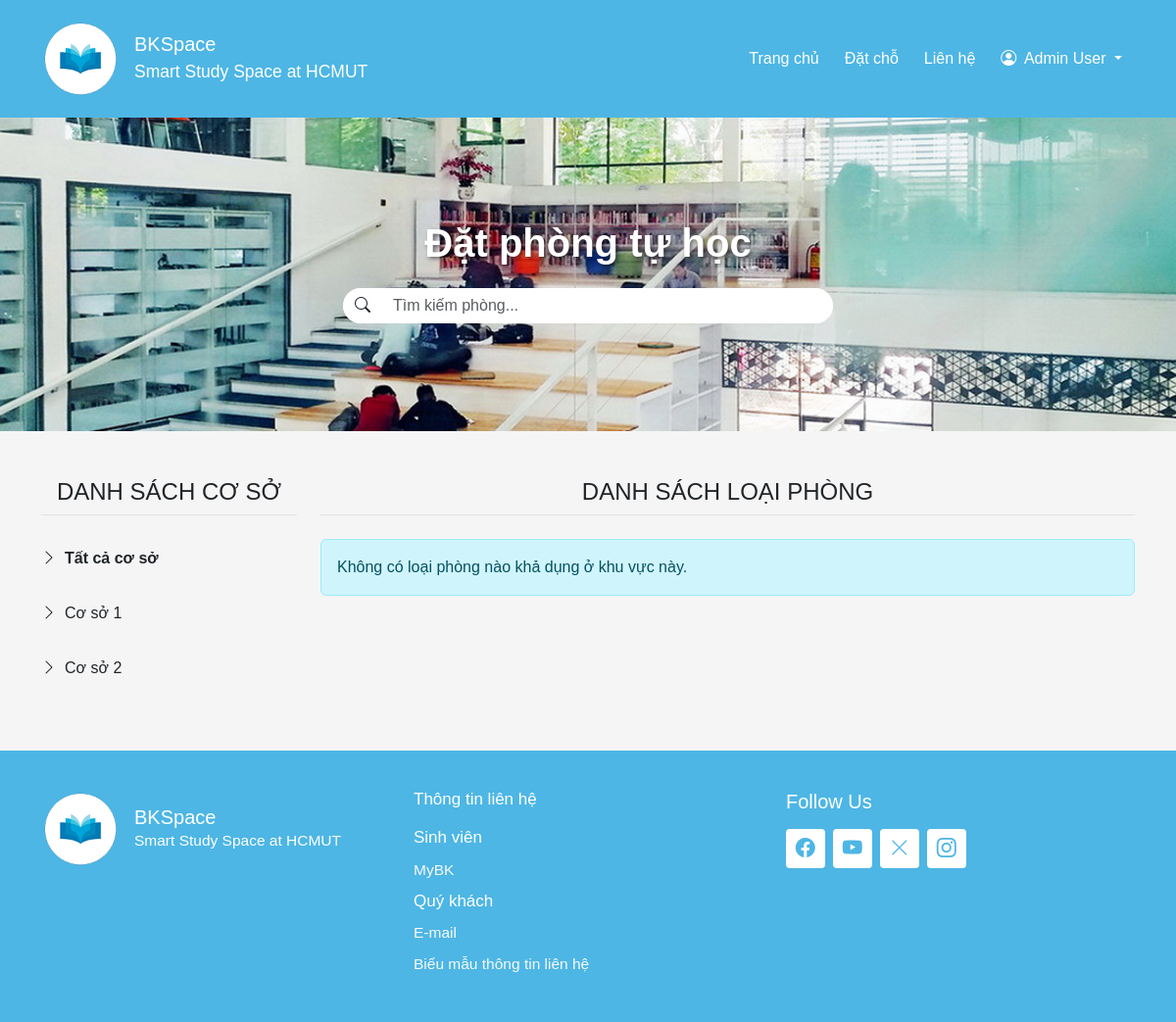
The page /views/booking.php (signed in) on the database as committed earlier.
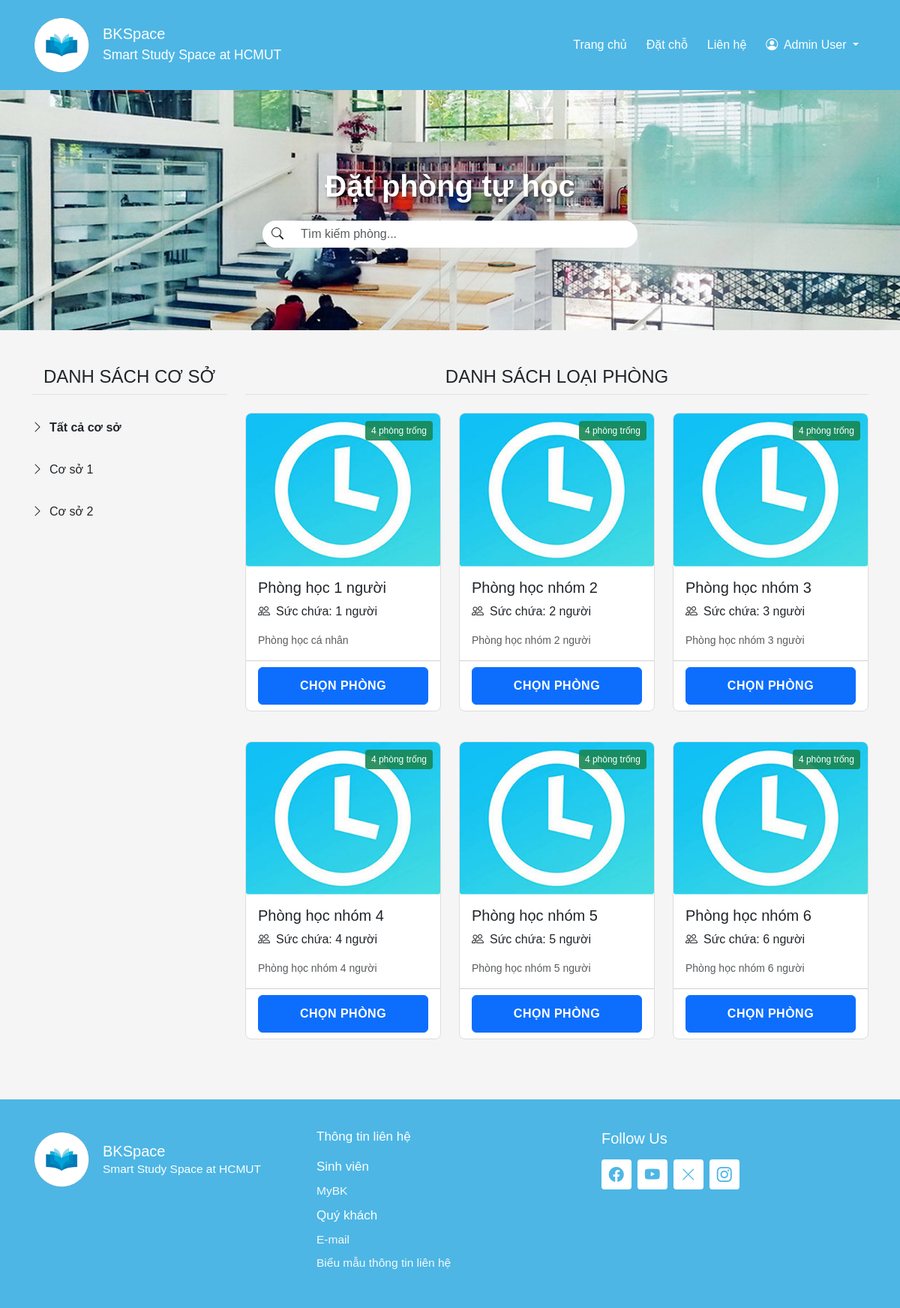
The same page on the database as committed later.
### tables this page shows
CREATE TABLE IF NOT EXISTS room_types (
    id INT AUTO_INCREMENT PRIMARY KEY,
    name VARCHAR(50) NOT NULL,
    capacity INT NOT NULL,
    description TEXT,
    created_at TIMESTAMP DEFAULT CURRENT_TIMESTAMP
);

### views/booking.php (the view, shortened to what this page needs)
<?php
$db = new DbConnect();
$conn = $db->connect();
$selected_building = isset($_GET['building']) ? $_GET['building'] : '';
$type_stmt = $conn->prepare("
    SELECT rt.id, rt.name, rt.capacity, rt.description,
           COUNT(r.id) as available_rooms
    FROM room_types rt
    LEFT JOIN rooms r ON rt.id = r.room_type_id AND r.status = 'available'
    " . (!empty($selected_building) ? "AND r.building = ?" : "") . "
    GROUP BY rt.id
    ORDER BY rt.capacity
");
$type_stmt->execute();
$room_types = $type_stmt->get_result()->fetch_all(MYSQLI_ASSOC);
$building_stmt = $conn->prepare("SELECT DISTINCT building FROM rooms ORDER BY building");
$building_stmt->execute();
$buildings = $building_stmt->get_result()->fetch_all(MYSQLI_ASSOC);
?>
<!DOCTYPE html>
<html lang="vi">
<head>
    <link href="https://cdn.jsdelivr.net/npm/bootstrap@5.3.2/dist/css/bootstrap.min.css" rel="stylesheet">
    <link href="https://cdn.jsdelivr.net/npm/bootstrap-icons@1.11.1/font/bootstrap-icons.css" rel="stylesheet">
    <link href="../assets/css/styles.css" rel="stylesheet">
</head>
<body>
    <?php include '../components/header.php'; ?>
    <div class="sub-hero">
        <img src="../assets/img/booking-bg.png" alt="HCMUT Building">
        <div class="hero-text">
            Đặt phòng tự học
        </div>
        <div class="search-container">
            <div class="input-group">
                <span class="input-group-text bg-white border-end-0">
                    <i class="bi bi-search"></i>
                </span>
                <input type="text" class="form-control border-start-0" id="roomSearch" placeholder="Tìm kiếm phòng...">
            </div>
        </div>
    </div>
    <section class="py-5">
        <div class="container">
            <div class="row">
                <div class="col-md-3">
                    <h4 class="border-bottom pb-2 text-center">DANH SÁCH CƠ SỞ</h4>
                    <ul class="list-unstyled mt-4">
                        <li class="mb-3">
                            <a href="booking.php" class="building-item d-block text-decoration-none text-dark <?php echo empty($selected_building) ? 'active' : ''; ?>">
                                <i class="bi bi-chevron-right me-2"></i>Tất cả cơ sở
                            </a>
                        </li>
                        <?php foreach($buildings as $building): ?>
                        <li class="mb-3">
                            <a href="booking.php?building=<?php echo urlencode($building['building']); ?>"
                               class="building-item d-block text-decoration-none text-dark <?php echo $selected_building === $building['building'] ? 'active' : ''; ?>">
                                <i class="bi bi-chevron-right me-2"></i><?php echo htmlspecialchars($building['building']); ?>
                            </a>
                        </li>
                        <?php endforeach; ?>
                    </ul>
                </div>
                <div class="col-md-9">
                    <h4 class="border-bottom pb-2 mb-4 text-center">
                        DANH SÁCH LOẠI PHÒNG
                    </h4>
                    <?php if(empty($room_types)): ?>
                    <div class="alert alert-info">
                        Không có loại phòng nào khả dụng ở khu vực này.
                    </div>
                    <?php else: ?>
                    <div class="row g-4 mb-3" id="roomsContainer">
                        <?php foreach($room_types as $type): ?>
                        <div class="col-md-4 mb-3 room-item">
                            <?php if($type['available_rooms'] > 0): ?>
                            <a href="booking-by-capacity.php?type_id=<?php echo $type['id']; ?><?php echo !empty($selected_building) ? '&building=' . urlencode($selected_building) : ''; ?>"
                               class="text-decoration-none">
                            <?php endif; ?>
                                <div class="card room-type-card position-relative">
                                    <img src="../assets/img/Card.png" alt="<?php echo htmlspecialchars($type['name']); ?>" class="card-img-top">
                                    <span class="card-badge <?php echo $type['available_rooms'] ? '' : 'unavailable'; ?>">
                                        <?php echo $type['available_rooms'] ? $type['available_rooms'] . ' phòng trống' : 'Hết phòng'; ?>
                                    </span>
                                    <div class="card-body">
                                        <h5 class="card-title"><?php echo htmlspecialchars($type['name']); ?></h5>
                                        <p class="card-text">
                                            <i class="bi bi-people me-2"></i>Sức chứa: <?php echo $type['capacity']; ?> người
                                        </p>
                                        <p class="card-text small text-muted">
                                            <?php echo htmlspecialchars($type['description']); ?>
                                        </p>
                                    </div>
                                    <div class="card-footer bg-transparent">
                                        <?php if($type['available_rooms'] > 0): ?>
                                            <button class="btn btn-primary w-100">Chọn phòng</button>
                                        <?php else: ?>
                                            <button class="btn btn-secondary w-100" disabled>Không khả dụng</button>
                                        <?php endif; ?>
                                    </div>
                                </div>
                            <?php if($type['available_rooms'] > 0): ?>
                            </a>
                            <?php endif; ?>
                        </div>
                        <?php endforeach; ?>
                    </div>
                    <?php endif; ?>
                </div>
            </div>
        </div>
    </section>
    <?php require '../components/footer.php'; ?>
</body>
</html>

### components/header.php (shortened to what this page needs)
<nav class="navbar navbar-expand-lg navbar-dark">
    <div class="container">
        <a class="navbar-brand d-flex align-items-center" href="<?php echo BASE_URL; ?>index.php">
            <img src="<?php echo BASE_URL; ?>assets/img/logo.png" alt="BKSpace Logo" class="logo">
            <div>
                <h1 class="h5 mb-0">BKSpace</h1>
                <small>Smart Study Space at HCMUT</small>
            </div>
        </a>
        <div class="collapse navbar-collapse justify-content-end" id="navbarNav">
            <ul class="navbar-nav align-items-center">
                <li class="nav-item">
                    <a class="nav-link" href="<?php echo BASE_URL; ?>index.php">Trang chủ</a>
                </li>
                <li class="nav-item">
                    <a class="nav-link" href="<?php echo BASE_URL; ?>views/booking.php">Đặt chỗ</a>
                </li>
                <li class="nav-item">
                    <a class="nav-link" href="<?php echo BASE_URL; ?>views/contact.php">Liên hệ</a>
                </li>
                <?php if (isset($_SESSION['user'])): ?>
                    <li class="nav-item dropdown">
                        <a class="nav-link dropdown-toggle" href="#" id="userDropdown" role="button" data-bs-toggle="dropdown">
                            <i class="bi bi-person-circle me-1"></i>
                            <?php echo htmlspecialchars($_SESSION['user']['name']); ?>
                        </a>
                    </li>
                <?php else: ?>
                    <li class="nav-item">
                        <a class="nav-link" href="<?php echo BASE_URL; ?>views/login.php">Đăng nhập</a>
                    </li>
                <?php endif; ?>
            </ul>
        </div>
    </div>
</nav>

### components/footer.php
<?php
$isInViews = strpos($_SERVER['REQUEST_URI'], '/views/') !== false;
$basePath = $isInViews ? '../' : '';
?>
<footer class="footer">
    <div class="container">
        <div class="row g-4">
            <div class="col-lg-4 mb-4 mb-lg-0">
                <div class="d-flex align-items-center mb-3">
                    <img src="<?php echo $basePath; ?>assets/img/logo.png" alt="BKSpace Logo" class="logo">
                    <div>
                        <h3 class="h5 mb-0">BKSpace</h3>
                        <p class="mb-0">Smart Study Space at HCMUT</p>
                    </div>
                </div>
            </div>
            <div class="col-md-4 col-lg-4 mb-4 mb-md-0">
                <h3 class="h5 mb-3 mini-header">Thông tin liên hệ</h3>
                <ul class="list-unstyled mb-0">
                    <li class="mb-2 mini-header">Sinh viên</li>
                    <li class="mb-2">
                        <a href="https://mybk.hcmut.edu.vn/my/index.action" target="_blank" class="text-light">
                            <i class="fa fa-caret-right"></i> MyBK
                        </a>
                    </li>
                    <li class="mb-2 mini-header">Quý khách</li>
                    <li class="mb-2">
                        <a href="mailto:dl-cntt@hcmut.edu.vn" target="_blank" class="text-light">
                            <i class="fa fa-caret-right"></i> E-mail
                        </a>
                    </li>
                    <li class="mb-2">
                        <a href="https://hcmut.edu.vn/contact" target="_blank" class="text-light">
                            <i class="fa fa-caret-right"></i> Biểu mẫu thông tin liên hệ
                        </a>
                    </li>
                </ul>
            </div>
            <div class="col-md-4 col-lg-4">
                <h3 class="h5 mb-3">Follow Us</h3>
                <div class="social-icons d-flex">
                    <a href="https://www.facebook.com/truongdhbachkhoa?locale=vi_VN" target="_blank" class="btn rounded-1 me-2">
                        <i class="bi bi-facebook"></i>
                    </a>
                    <a href="https://www.youtube.com/@bkoisp" target="_blank" class="btn rounded-1 me-2">
                        <i class="bi bi-youtube"></i>
                    </a>
                    <a href="https://x.com/bachkhoa_hcmut" target="_blank" class="btn rounded-1 me-2">
                        <i class="bi bi-x-lg"></i>
                    </a>
                    <a href="https://www.instagram.com/truongdaihocbachkhoa.1957/" target="_blank" class="btn rounded-1">
                        <i class="bi bi-instagram"></i>
                    </a>
                </div>
            </div>
        </div>
    </div>
</footer>

### assets/css/styles.css (style rules this page uses)
:root { --primary-color: #4DB6E5; }
body { font-family: 'Google Sans', sans-serif; background-color: #f5f5f5; height: 100%; }
.navbar { background-color: var(--primary-color) !important; padding: 15px 0; }
.nav-link { color: white !important; margin-left: 5px; margin-right: 5px; }
.hero-text { position: absolute; top: 40%; left: 50%; transform: translate(-50%, -50%); text-align: center; color: white; font-size: 2.5rem; font-weight: bold; text-shadow: 2px 2px 4px rgba(0, 0, 0, 0.5); z-index: 2; width: 90%; max-width: 800px; }
.sub-hero { position: relative; width: 100%; height: 40vh; overflow: hidden; }
.sub-hero img { width: 100%; height: 100%; object-fit: cover; }
.footer { font-size: 15.5px; background-color: var(--primary-color); color: white; padding: 40px 0; }
.logo { width: 80px; height: 80px; margin-right: 15px; }
.footer a { color: white; text-decoration: none; }
.social-icons .btn { width: 40px; height: 40px; padding: 0; display: flex; align-items: center; justify-content: center; background-color: white; margin-right: 10px; }
.social-icons .btn i { color: var(--primary-color); font-size: 1.25rem; }
.mini-header { font-size: 17px; }
.search-container { position: absolute; top: 60%; left: 50%; transform: translate(-50%, -50%); width: 90%; max-width: 500px; }
.search-container .input-group { background: white; border-radius: 25px; overflow: hidden; }
.search-container .input-group-text { border-radius: 25px 0 0 25px; background: white; border: none; }
.search-container .form-control { border-radius: 0 25px 25px 0; border: none; }
.btn { padding: 0.75rem 2rem; font-weight: 600; text-transform: uppercase; letter-spacing: 0.5px; border-radius: 6px; transition: all 0.3s; }
.alert { border-radius: 6px; padding: 1rem; margin-bottom: 2rem; }

### views/booking.php (style rules this page uses)
.building-item { cursor: pointer; padding: 8px 0; transition: all 0.3s; }
.building-item:hover, .building-item.active { color: #0d6efd; font-weight: bold; }
.building-item i { transition: transform 0.3s; }
.building-item:hover i, .building-item.active i { transform: rotate(90deg); }
.room-type-card { border: 1px solid #ddd; border-radius: 8px; overflow: hidden; transition: transform 0.3s, box-shadow 0.3s; height: 100%; }
.card-badge { position: absolute; top: 10px; right: 10px; background-color: rgba(25, 135, 84, 0.9); color: white; padding: 4px 8px; border-radius: 4px; font-size: 12px; }

Rows that differ between the two databases and show on the page:
added room_types: available_rooms "4", name "Phòng học 1 người", capacity "1", description "Phòng học cá nhân"
added room_types: available_rooms "4", name "Phòng học nhóm 2", capacity "2", description "Phòng học nhóm 2 người"
added room_types: available_rooms "4", name "Phòng học nhóm 3", capacity "3", description "Phòng học nhóm 3 người"
added room_types: available_rooms "4", name "Phòng học nhóm 4", capacity "4", description "Phòng học nhóm 4 người"
added room_types: available_rooms "4", name "Phòng học nhóm 5", capacity "5", description "Phòng học nhóm 5 người"
added room_types: available_rooms "4", name "Phòng học nhóm 6", capacity "6", description "Phòng học nhóm 6 người"
Other text that changed with them:
text no longer shown: "Không có loại phòng nào khả dụng ở khu vực này."
